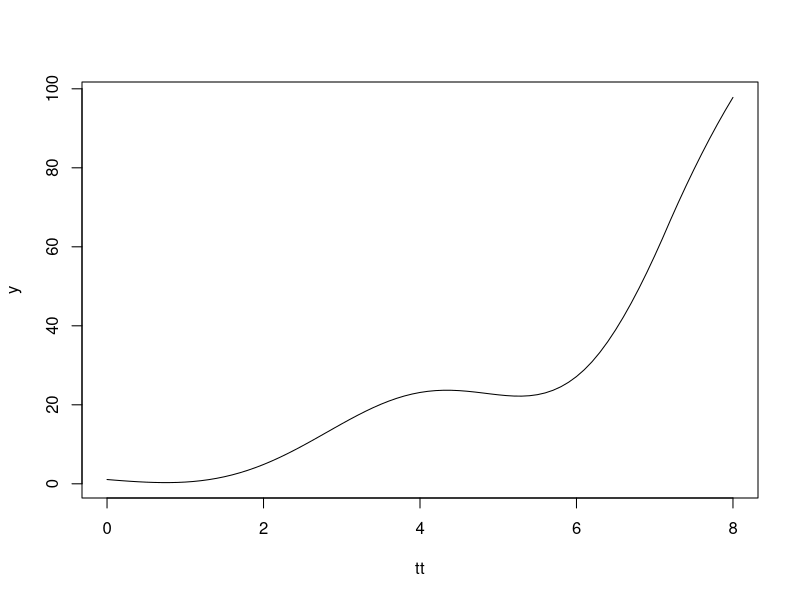

Source code (R):
# y' = -t^2 - 2 + y(t+1)
# solucion:
# f(t) = t^2 + 1
#

del1 = .1
n = 1/del1

nn = 10*n-(10-1)

y = rep(0, nn)
y[(nn-n+1):nn] = 100+1

print(y)
print(n)
print(nn)
y2 = y[nn-n+1]
print(y2)
for (i in (nn-n):1){
   y1 = y2 - del1 * (-1*((i+1)*del1)^2 - 2 + y[i+n])
   y2 = y1
   y[i] = y1
}
print(y)
y = y[1:(nn-n)]
ny = length(y)
print(ny)
tt =  del1 * 0:(ny-1)

print(length(y))

print(length(tt))

plot(tt, y, type='l')

yt = tt^2 + 1

#points(tt, yt+2, type='l', col='red')
